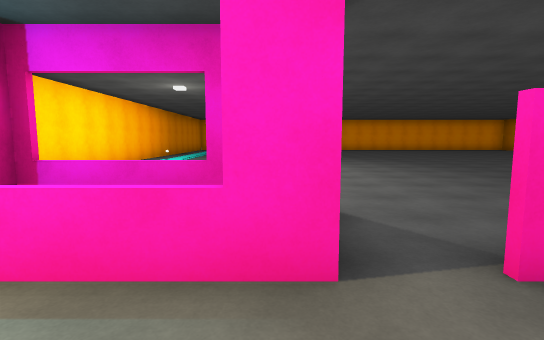
[1] (above)

18 first-person views from a walk through a Unity game level. The camera is 1.5 m above the floor, tilts 6° down and sees 85° across. The floor is counted in squares, 2 m on a side. Each view is taken from the middle of a square. On the plan, view 1 faces up. The plan holds only what a view shows up to about 10 squares ahead; the rest is blank. The player is left out. Some surface patterns are stand-ins.

[2]
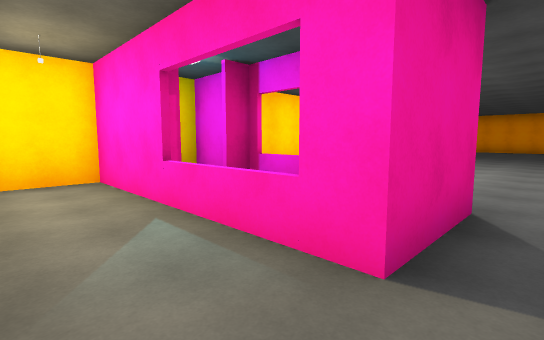

[3]
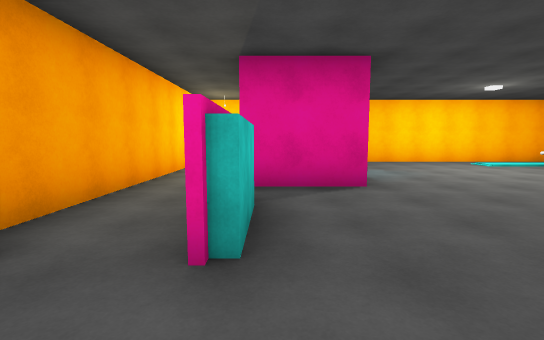

[4]
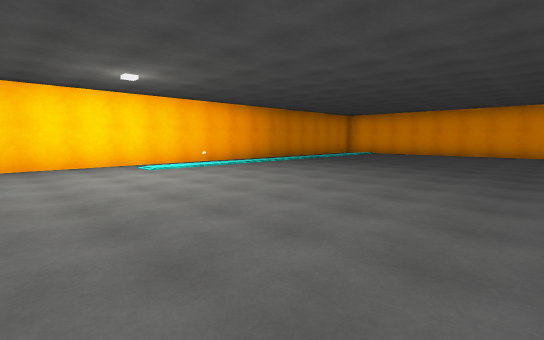

[5]
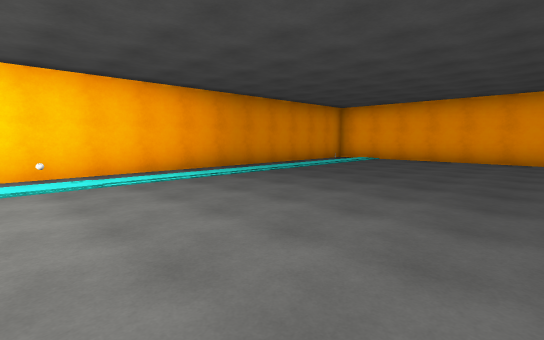

[6]
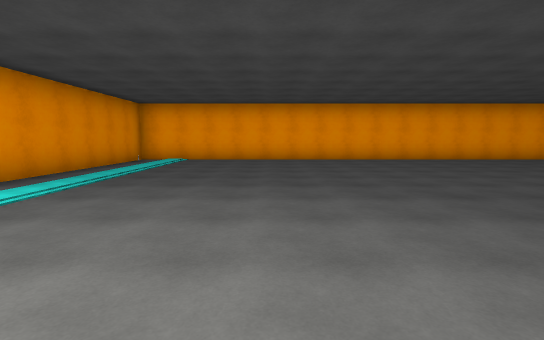

[7]
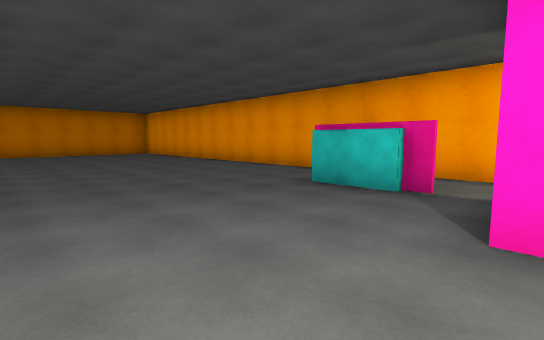

[8]
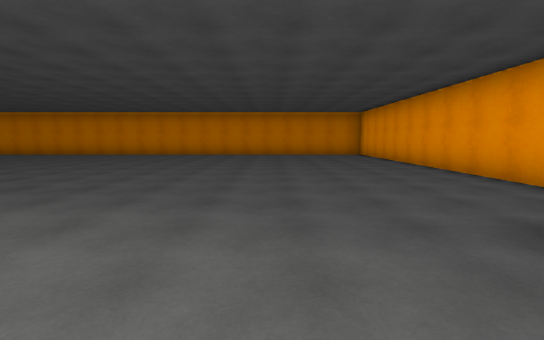

[9]
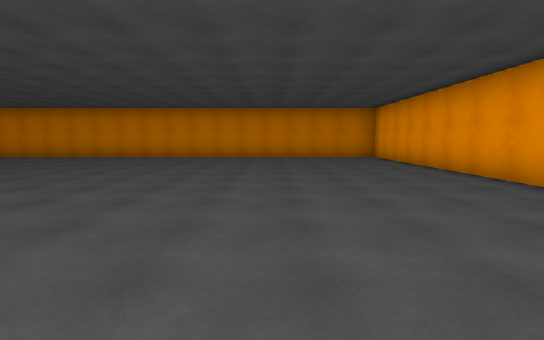

[10]
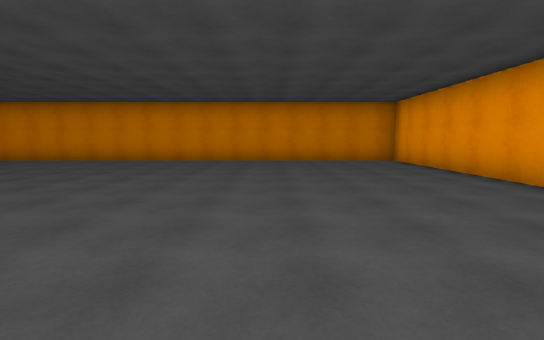

[11]
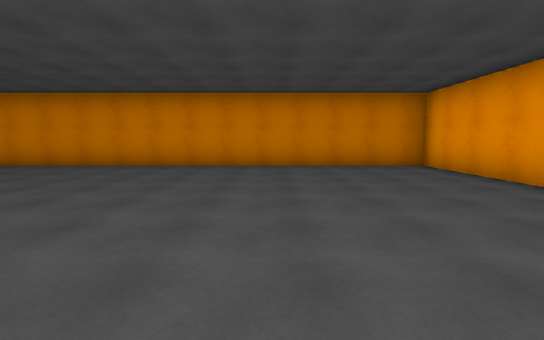

[12]
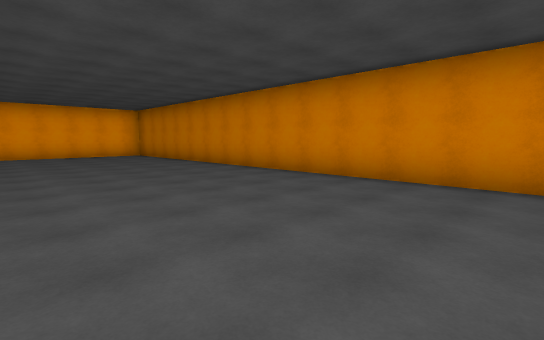

[13]
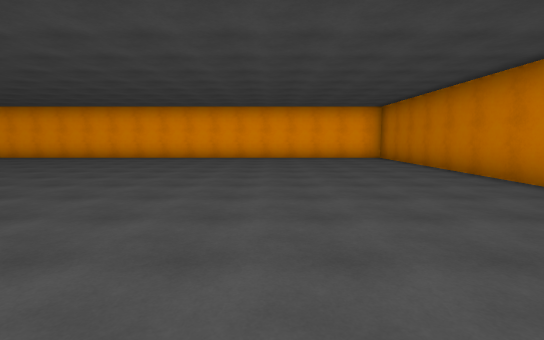

[14]
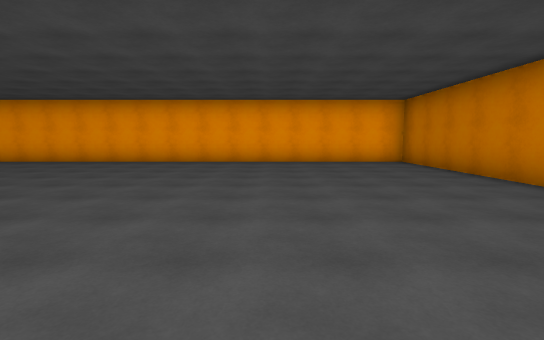

[15]
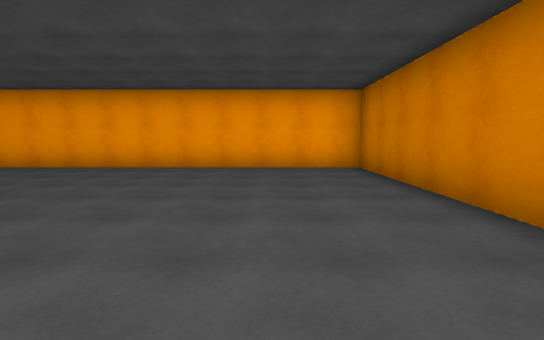

[16]
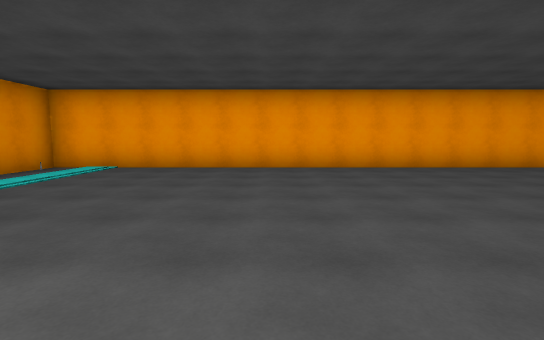

[17]
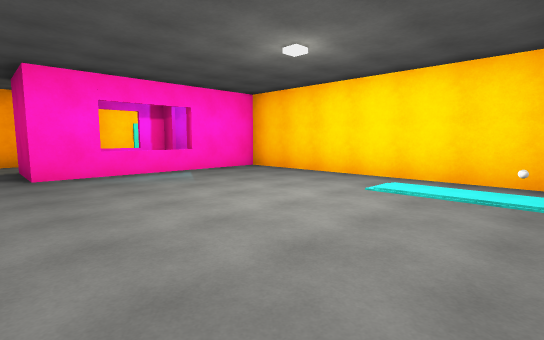

[18]
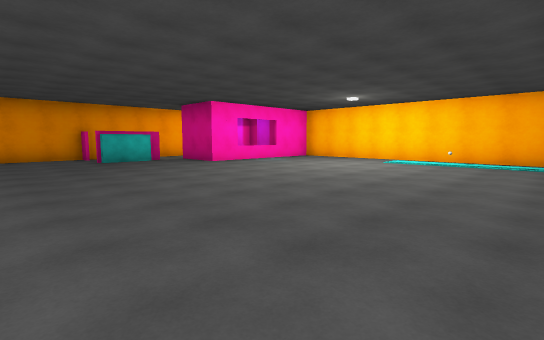

### Floor plan
Ten units are one square. View 1 is at (0, 0); x grows to the right and y downward. Boxes are objects, and circles mark ways between rooms. Rooms are numbered by the first view taken in them; rooms with no view inside come last. Other rooms are left out.
<svg viewBox="-53 -203 211 210">
<path fill="none" stroke="#000" d="M4 -15 -48 -15M-30 2 26 2M-47 -26 -47 -1M16 -18 32 -18M12 -16 18 -16M40 2 153 2 153 -198 -47 -198 -47 -26M-48 -35 4 -35 4 -15"/>
<rect x="-35" y="-105" width="10" height="10" fill="#bbb"><title>other object</title></rect>
<circle cx="10" cy="-20" r="3" fill="#2a7"/>
<circle cx="40" cy="-10" r="3" fill="#2a7"/>
<text x="-10" y="-10">1</text>
<text x="60" y="-100">2</text>
</svg>
Room 1 opens to room 2.

Where each view was taken, in squares from view 1:
view 1: 0 up, 0 right, facing up
view 2: 0 up, 1 right, facing up-left
view 3: 2 up, 5 right, facing left
view 4: 5 up, 4 right, facing up-left
view 5: 9 up, 2 right, facing up-left
view 6: 9 up, 0 right, facing up
view 7: 6 up, 0 right, facing down-right
view 8: 4 up, 1 right, facing right
view 9: 4 up, 3 right, facing right
view 10: 4 up, 5 right, facing right
view 11: 4 up, 7 right, facing right
view 12: 6 up, 10 right, facing up-right
view 13: 8 up, 11 right, facing up
view 14: 10 up, 11 right, facing up
view 15: 12 up, 13 right, facing up
view 16: 12 up, 1 right, facing up
view 17: 10 up, 1 right, facing down-left
view 18: 12 up, 6 right, facing down-left
